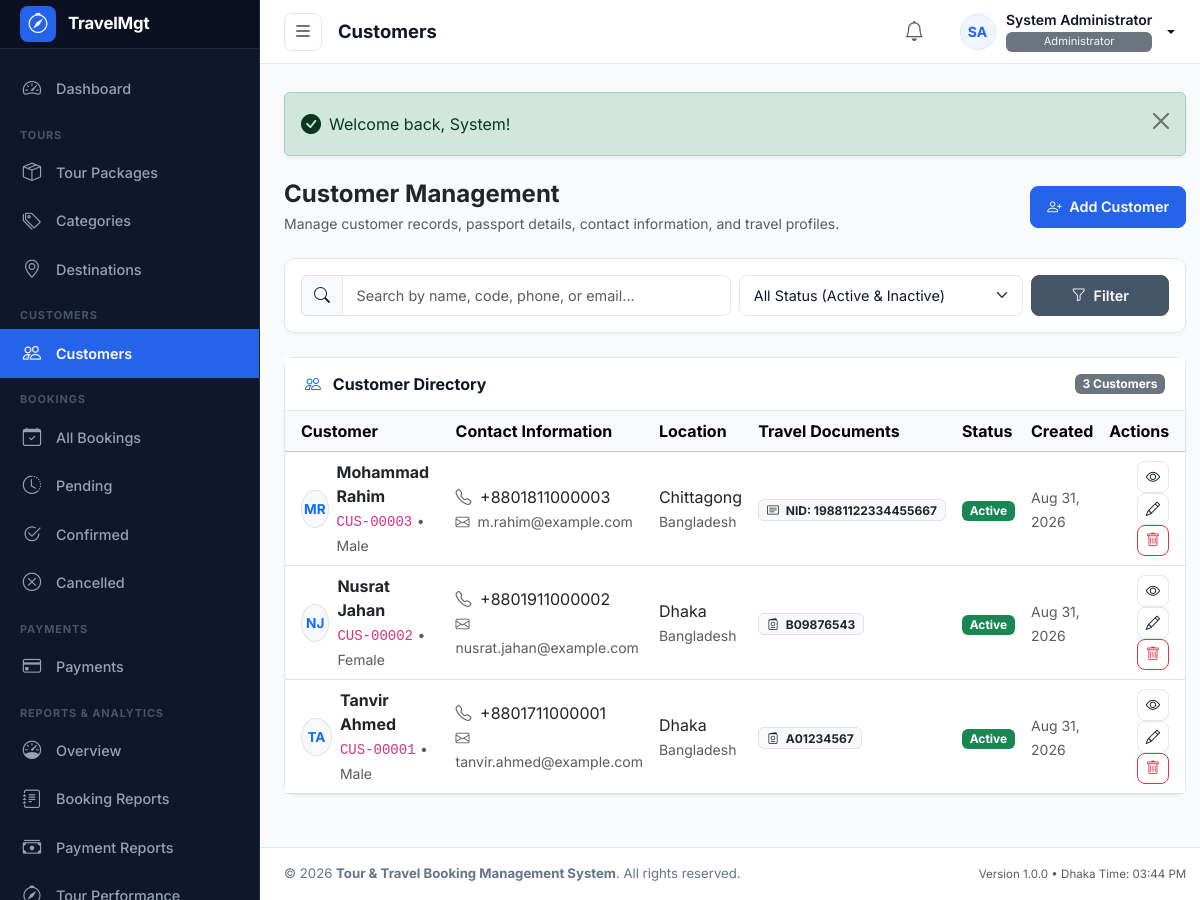
Screenshot of /modules/customers/index.php (signed in) with the database file from the repository.
### tables this page shows
CREATE TABLE `users` (
  `id` INT UNSIGNED NOT NULL AUTO_INCREMENT,
  `role_id` INT UNSIGNED NOT NULL,
  `first_name` VARCHAR(50) NOT NULL,
  `last_name` VARCHAR(50) NOT NULL,
  `name` VARCHAR(100) NOT NULL,
  `email` VARCHAR(100) NOT NULL,
  `phone` VARCHAR(20) DEFAULT NULL,
  `password` VARCHAR(255) NOT NULL,
  `avatar` VARCHAR(255) DEFAULT NULL,
  `status` ENUM('active', 'inactive') NOT NULL DEFAULT 'active',
  `last_login` DATETIME DEFAULT NULL,
  `created_at` TIMESTAMP NOT NULL DEFAULT CURRENT_TIMESTAMP,
  `updated_at` TIMESTAMP NOT NULL DEFAULT CURRENT_TIMESTAMP ON UPDATE CURRENT_TIMESTAMP,
  `deleted_at` DATETIME DEFAULT NULL,
  PRIMARY KEY (`id`),
  UNIQUE KEY `uk_users_email` (`email`),
  KEY `idx_users_role_id` (`role_id`),
  KEY `idx_users_status` (`status`),
  KEY `idx_users_deleted_at` (`deleted_at`),
  CONSTRAINT `fk_users_role` FOREIGN KEY (`role_id`) REFERENCES `roles` (`id`) ON DELETE RESTRICT ON UPDATE CASCADE
);

CREATE TABLE `roles` (
  `id` INT UNSIGNED NOT NULL AUTO_INCREMENT,
  `name` VARCHAR(50) NOT NULL,
  `slug` VARCHAR(50) NOT NULL,
  `description` VARCHAR(255) DEFAULT NULL,
  `created_at` TIMESTAMP NOT NULL DEFAULT CURRENT_TIMESTAMP,
  `updated_at` TIMESTAMP NOT NULL DEFAULT CURRENT_TIMESTAMP ON UPDATE CURRENT_TIMESTAMP,
  PRIMARY KEY (`id`),
  UNIQUE KEY `uk_roles_slug` (`slug`)
);

CREATE TABLE `customers` (
  `id` BIGINT UNSIGNED NOT NULL AUTO_INCREMENT,
  `customer_code` VARCHAR(30) NOT NULL,
  `first_name` VARCHAR(100) NULL DEFAULT NULL,
  `last_name` VARCHAR(100) NULL DEFAULT NULL,
  `name` VARCHAR(200) NOT NULL,
  `email` VARCHAR(150) NULL DEFAULT NULL,
  `phone` VARCHAR(30) NOT NULL,
  `alternate_phone` VARCHAR(30) NULL DEFAULT NULL,
  `gender` ENUM('male', 'female', 'other') NULL DEFAULT NULL,
  `date_of_birth` DATE NULL DEFAULT NULL,
  `address` TEXT NULL DEFAULT NULL,
  `city` VARCHAR(100) NULL DEFAULT NULL,
  `state` VARCHAR(100) NULL DEFAULT NULL,
  `country` VARCHAR(100) NOT NULL DEFAULT 'Bangladesh',
  `postal_code` VARCHAR(20) NULL DEFAULT NULL,
  `passport_number` VARCHAR(50) NULL DEFAULT NULL,
  `passport_expiry` DATE NULL DEFAULT NULL,
  `national_id` VARCHAR(50) NULL DEFAULT NULL,
  `profile_photo` VARCHAR(255) NULL DEFAULT NULL,
  `notes` TEXT NULL DEFAULT NULL,
  `status` ENUM('active', 'inactive') NOT NULL DEFAULT 'active',
  `created_at` TIMESTAMP NOT NULL DEFAULT CURRENT_TIMESTAMP,
  `updated_at` TIMESTAMP NOT NULL DEFAULT CURRENT_TIMESTAMP ON UPDATE CURRENT_TIMESTAMP,
  `deleted_at` TIMESTAMP NULL DEFAULT NULL,
  PRIMARY KEY (`id`),
  UNIQUE KEY `uk_customer_code` (`customer_code`),
  INDEX `idx_customers_email` (`email`),
  INDEX `idx_customers_phone` (`phone`),
  INDEX `idx_customers_status` (`status`),
  INDEX `idx_customers_deleted_at` (`deleted_at`)
);

### modules/customers/index.php (the view, shortened to what the rows shown need)
<?php
$pageTitle = 'Customers';
require_once __DIR__ . '/../../includes/admin_header.php';
$canEdit    = has_permission('customers.edit');
$canDelete  = has_permission('customers.delete');
$canRestore = has_permission('customers.restore');
$status  = trim($_GET['status'] ?? '');
$page    = max(1, (int)($_GET['page'] ?? 1));
$perPage = 10;
$offset  = ($page - 1) * $perPage;
$customers = [];
try {
    $pdo = get_db_connection();
    $where = [];
    $params = [];
    if ($status === 'deleted' && $canRestore) {
        $where[] = "c.deleted_at IS NOT NULL";
    } else {
        $where[] = "c.deleted_at IS NULL";
    }
    $whereSql = implode(' AND ', $where);
    $sql = "
        SELECT c.*
        FROM customers c
        WHERE {$whereSql}
        ORDER BY c.id DESC
        LIMIT " . (int)$perPage . " OFFSET " . (int)$offset;
    $stmt = $pdo->prepare($sql);
    $stmt->execute($params);
    $customers = $stmt->fetchAll();
} catch (PDOException $e) {
    error_log('Customers list error: ' . $e->getMessage());
}
?>
<main id="admin-main">
    <?php require_once __DIR__ . '/../../includes/admin_topbar.php'; ?>
    <div class="admin-content-body">
        <div class="d-flex flex-column flex-sm-row justify-content-between align-items-sm-center gap-3 mb-4">
            <div>
                <h2 class="fs-4 fw-bold text-dark mb-1">Customer Management</h2>
            </div>
        </div>
        <div class="admin-card">
            <div class="admin-card-body p-0">
                <div class="table-responsive">
                    <table class="table table-hover align-middle mb-0">
                        <thead class="table-light">
                            <tr>
                                <th class="ps-3">Customer</th>
                                <th>Contact Information</th>
                                <th>Location</th>
                                <th>Travel Documents</th>
                                <th>Status</th>
                                <th>Created</th>
                                <th class="pe-3 text-end">Actions</th>
                            </tr>
                        </thead>
                        <tbody>
                            <?php if (!empty($customers)): ?>
                                <?php foreach ($customers as $cus):
                                    $avatarUrl = get_customer_avatar_url($cus['profile_photo'] ?? null);
                                    $initials = get_customer_initials($cus['name']);
                                    $isDeleted = !empty($cus['deleted_at']);
                                ?>
                                    <tr>
                                        <td class="ps-3">
                                            <div class="d-flex align-items-center gap-2">
                                                <?php if ($avatarUrl): ?>
                                                    <img src="<?= e($avatarUrl); ?>" alt="<?= e($cus['name']); ?>" class="rounded-circle border" style="width: 38px; height: 38px; object-fit: cover;">
                                                <?php else: ?>
                                                    <div class="rounded-circle bg-light text-primary border d-flex align-items-center justify-content-center fw-bold" style="width: 38px; height: 38px; font-size: 0.85rem;">
                                                        <?= e($initials); ?>
                                                    </div>
                                                <?php endif; ?>
                                                <div>
                                                    <a href="<?= url('modules/customers/view.php?id=' . $cus['id']); ?>" class="fw-bold text-dark text-decoration-none">
                                                        <?= e($cus['name']); ?>
                                                    </a>
                                                    <div>
                                                        <code><?= e($cus['customer_code']); ?></code>
                                                        <?php if ($cus['gender']): ?>
                                                            <span class="text-muted small">&bull; <?= ucfirst(e($cus['gender'])); ?></span>
                                                        <?php endif; ?>
                                                    </div>
                                                </div>
                                            </div>
                                        </td>
                                        <td>
                                            <div><i class="bi bi-telephone me-1 text-muted"></i> <a href="tel:<?= e($cus['phone']); ?>" class="text-dark text-decoration-none"><?= e($cus['phone']); ?></a></div>
                                            <?php if (!empty($cus['email'])): ?>
                                                <small class="text-muted"><i class="bi bi-envelope me-1"></i> <?= e($cus['email']); ?></small>
                                            <?php endif; ?>
                                        </td>
                                        <td>
                                            <div class="text-dark"><?= e($cus['city'] ?: '—'); ?></div>
                                            <small class="text-muted"><?= e($cus['country'] ?: 'Bangladesh'); ?></small>
                                        </td>
                                        <td>
                                            <?php if (!empty($cus['passport_number'])): ?>
                                                <div><span class="badge bg-light text-dark border"><i class="bi bi-passport me-1"></i> <?= e($cus['passport_number']); ?></span></div>
                                            <?php elseif (!empty($cus['national_id'])): ?>
                                                <div><span class="badge bg-light text-dark border"><i class="bi bi-card-text me-1"></i> NID: <?= e($cus['national_id']); ?></span></div>
                                            <?php else: ?>
                                                <span class="text-muted small">—</span>
                                            <?php endif; ?>
                                        </td>
                                        <td>
                                            <?php if ($isDeleted): ?>
                                                <span class="badge bg-danger">Archived</span>
                                            <?php else: ?>
                                                <span class="badge <?= $cus['status'] === 'active' ? 'bg-success' : 'bg-secondary'; ?>">
                                                    <?= ucfirst(e($cus['status'])); ?>
                                                </span>
                                            <?php endif; ?>
                                        </td>
                                        <td>
                                            <small class="text-muted"><?= format_date($cus['created_at'], 'M d, Y'); ?></small>
                                        </td>
                                        <td class="pe-3 text-end">
                                            <a href="<?= url('modules/customers/view.php?id=' . $cus['id']); ?>" class="btn btn-outline-secondary btn-sm p-1 px-2" title="View Profile">
                                                <i class="bi bi-eye"></i>
                                            </a>
                                            <?php if (!$isDeleted): ?>
                                                <?php if ($canEdit): ?>
                                                    <a href="<?= url('modules/customers/edit.php?id=' . $cus['id']); ?>" class="btn btn-outline-secondary btn-sm p-1 px-2 ms-1" title="Edit Customer">
                                                        <i class="bi bi-pencil"></i>
                                                    </a>
                                                <?php endif; ?>
                                                <?php if ($canDelete): ?>
                                                    <button
                                                        type="button"
                                                        class="btn btn-outline-danger btn-sm p-1 px-2 ms-1 btn-delete-customer"
                                                        data-id="<?= (int)$cus['id']; ?>"
                                                        data-code="<?= e($cus['customer_code']); ?>"
                                                        data-name="<?= e($cus['name']); ?>"
                                                        title="Delete Customer"
                                                    >
                                                        <i class="bi bi-trash"></i>
                                                    </button>
                                                <?php endif; ?>
                                            <?php endif; ?>
                                        </td>
                                    </tr>
                                <?php endforeach; ?>
                            <?php endif; ?>
                        </tbody>
                    </table>
                </div>
            </div>
        </div>
    </div>
<?php require_once __DIR__ . '/../../includes/admin_footer.php'; ?>

### includes/admin_topbar.php (shortened to what the rows shown need)
<?php
$user = current_user();
$userName = $user['name'] ?? 'User';
$userRole = $user['role_name'] ?? 'Staff';
$userAvatarUrl = get_avatar_url($user['avatar'] ?? null);
$userInitials = get_user_initials($userName);
?>
<header id="admin-topbar">
    <div class="topbar-left">
        <h1 class="page-title"><?= isset($pageTitle) ? e($pageTitle) : 'Dashboard'; ?></h1>
    </div>
    <div class="topbar-right">
        <div class="dropdown">
            <button class="user-profile-btn dropdown-toggle" type="button" id="userMenuDropdown" data-bs-toggle="dropdown" aria-expanded="false">
                <?php if ($userAvatarUrl): ?>
                    <img src="<?= e($userAvatarUrl); ?>" alt="<?= e($userName); ?>" class="avatar-circle">
                <?php else: ?>
                    <span class="avatar-circle"><?= e($userInitials); ?></span>
                <?php endif; ?>
                <div class="user-meta-info">
                    <span class="user-meta-name"><?= e($userName); ?></span>
                    <span class="user-meta-role badge bg-secondary text-light fw-normal py-1 px-2 mt-1" style="font-size: 0.7rem;"><?= e($userRole); ?></span>
                </div>
            </button>
        </div>
    </div>
</header>

### rows the page displays
users: userInitials "SA", name "System Administrator", role.name "Administrator"
customers: initials "MR", name "Mohammad Rahim", customer_code "CUS-00003", gender "Male", phone "+8801811000003", email "m.rahim@example.com", city "Chittagong", country "Bangladesh", national "19881122334455667", status "Active", created_at "Aug 31, 2026"
customers: initials "NJ", name "Nusrat Jahan", customer_code "CUS-00002", gender "Female", phone "+8801911000002", email "nusrat.jahan@example.com", city "Dhaka", country "Bangladesh", passport_number "B09876543", status "Active", created_at "Aug 31, 2026"
customers: initials "TA", name "Tanvir Ahmed", customer_code "CUS-00001", gender "Male", phone "+8801711000001", email "tanvir.ahmed@example.com", city "Dhaka", country "Bangladesh", passport_number "A01234567", status "Active", created_at "Aug 31, 2026"

### other values shown
APP_SHORT_NAME "TravelMgt"
$pageTitle "Customers"
$totalRows "3"
APP_NAME "Tour & Travel Booking Management System"
APP_VERSION "1.0.0"
